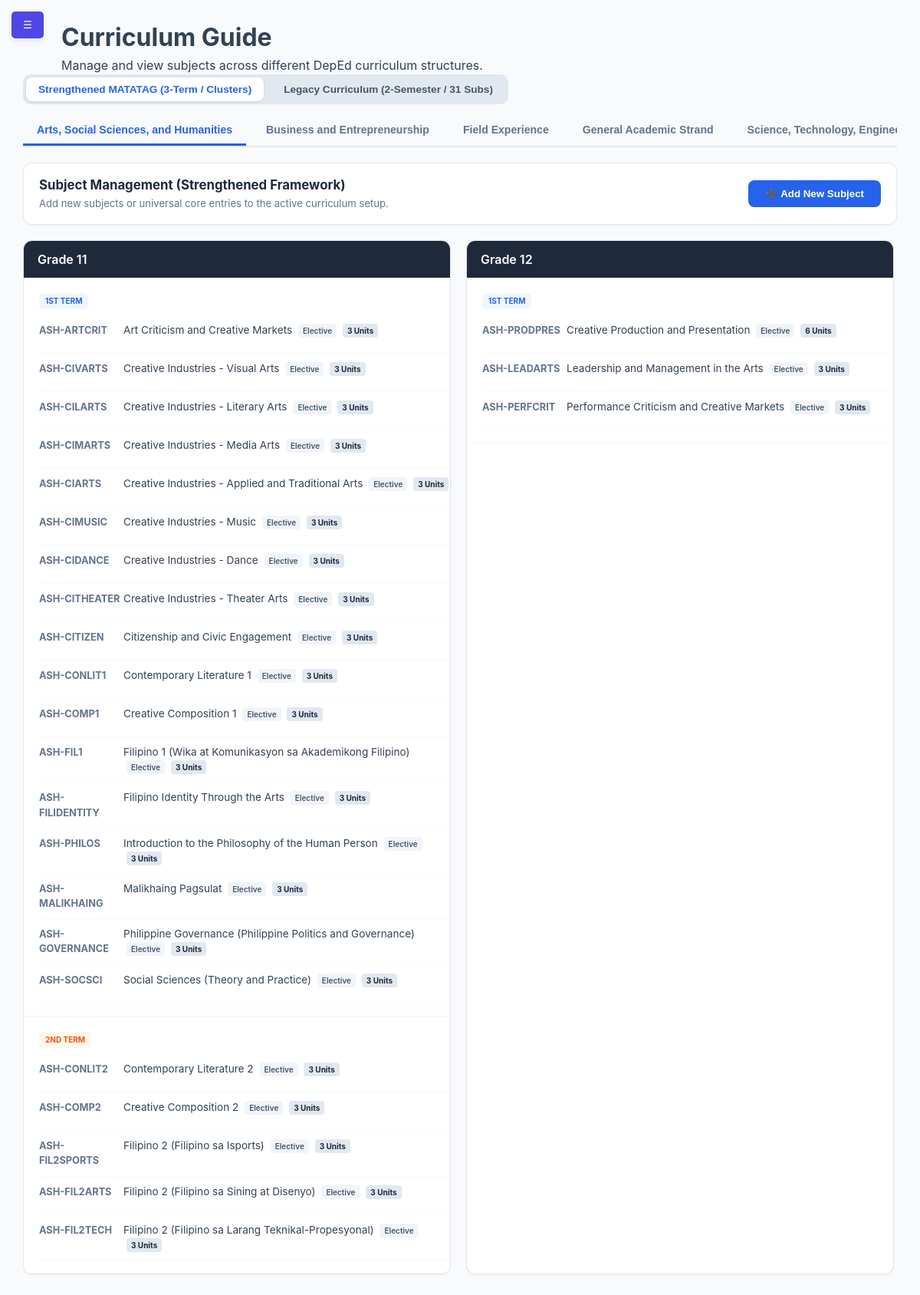
The page /modules/admin/curriculum_guide.php (signed in) on the database its author committed.
### tables this page shows
CREATE TABLE `subjects` (
  `id` int(11) NOT NULL,
  `curriculum_version` enum('Legacy','Strengthened') NOT NULL DEFAULT 'Strengthened',
  `subject_code` varchar(20) NOT NULL,
  `subject_name` varchar(255) NOT NULL,
  `type` enum('Core','Applied','Specialized','Elective') NOT NULL DEFAULT 'Core',
  `strand_id` int(11) DEFAULT NULL,
  `grade_level` int(11) NOT NULL,
  `term` enum('1st','2nd','3rd','1st Sem','2nd Sem','Full Year') NOT NULL DEFAULT '1st',
  `units` int(11) DEFAULT 3,
  `hours` int(11) DEFAULT 80
);

### modules/admin/curriculum_guide.php (the view, shortened to what this page needs)
<?php
$conn = getDBConnection();
$curriculum_version = $_GET['version'] ?? 'Strengthened';
$query = "SELECT s.*, COALESCE(st.strand_name, 'Universal Core / All Tracks') AS strand_name
          FROM subjects s
          LEFT JOIN strands st ON s.strand_id = st.id
          WHERE s.curriculum_version = :version
            AND NOT EXISTS (
                SELECT 1 FROM resource_archives ra
                WHERE ra.resource_type = 'subject' AND ra.resource_id = s.id
            )
            AND (
                s.strand_id IS NULL OR NOT EXISTS (
                    SELECT 1 FROM resource_archives ra
                    WHERE ra.resource_type = 'strand' AND ra.resource_id = s.strand_id
                )
            )
          ORDER BY strand_name ASC, s.grade_level ASC, s.`term` ASC";
$stmt = $conn->prepare($query);
$stmt->execute(['version' => $curriculum_version]);
$subjects_list = $stmt->fetchAll();
$curriculum = [];
foreach ($subjects_list as $row) {
    $curriculum[$row['strand_name']][$row['grade_level']][$row['term']][] = $row;
}
$first_strand = !empty($curriculum) ? array_key_first($curriculum) : "";
?>
<!DOCTYPE html>
<html lang="en">
<head>
    <link rel="stylesheet" href="../../assets/css/dashboard.css">
</head>
<body>
    <button class="mobile-toggle" id="mobileBurger" onclick="toggleSidebar()">☰</button>
    <div class="dashboard-wrapper">
        <main class="content">
            <header class="content-header">
                <h1>Curriculum Guide</h1>
                <p>Manage and view subjects across different DepEd curriculum structures.</p>
            </header>
            <div class="version-switcher">
                <button class="version-btn <?= $curriculum_version === 'Strengthened' ? 'active' : '' ?>" onclick="switchCurriculum('Strengthened')">
                    Strengthened MATATAG (3-Term / Clusters)
                </button>
                <button class="version-btn <?= $curriculum_version === 'Legacy' ? 'active' : '' ?>" onclick="switchCurriculum('Legacy')">
                    Legacy Curriculum (2-Semester / 31 Subs)
                </button>
            </div>
            <div class="tab-container" id="tabNavContainer">
                <?php foreach($curriculum as $name => $data): ?>
                    <button class="strand-tab <?php echo ($name === $first_strand) ? 'active' : ''; ?>"
                            onclick="switchTab(this, 'tab-<?php echo md5($name); ?>')">
                        <?php echo htmlspecialchars($name); ?>
                    </button>
                <?php endforeach; ?>
            </div>
            <div class="admin-actions-bar">
                <div class="action-info">
                    <h3>Subject Management (<?= htmlspecialchars($curriculum_version) ?> Framework)</h3>
                    <p>Add new subjects or universal core entries to the active curriculum setup.</p>
                </div>
                <div class="btn-group">
                    <button class="btn-tool" onclick="prepareNewSubject()" style="background: #2563eb; color: white; padding: 10px 22px; border:none; border-radius:8px; font-weight:600; cursor:pointer;">➕ Add New Subject</button>
                </div>
            </div>
            <div id="curriculumContainer">
                <?php if (empty($curriculum)): ?>
                    <div style="background: white; padding: 40px; text-align: center; border-radius: 12px; border: 1px solid #e2e8f0; color: #64748b;">
                        No subject entries found for the <strong><?= htmlspecialchars($curriculum_version) ?> Curriculum</strong>. Use "Add New Subject" or run the seed script to add rows.
                    </div>
                <?php else: ?>
                    <?php foreach($curriculum as $name => $grades): ?>
                        <div id="tab-<?php echo md5($name); ?>" class="strand-content <?php echo ($name === $first_strand) ? 'active' : ''; ?>">
                            <div class="grade-grid">
                                <?php ksort($grades); foreach($grades as $lvl => $terms): ?>
                                    <div class="grade-card">
                                        <div class="grade-header">Grade <?php echo $lvl; ?></div>
                                        <?php ksort($terms); foreach($terms as $t_num => $subs): ?>
                                            <?php
                                                $badge_class = 'sem-1';
                                                $term_label = $t_num;
                                                if ($t_num === '1st') { $badge_class = 'sem-1'; $term_label = '1st Term'; }
                                                elseif ($t_num === '2nd') { $badge_class = 'sem-2'; $term_label = '2nd Term'; }
                                                elseif ($t_num === '3rd') { $badge_class = 'sem-3'; $term_label = '3rd Term'; }
                                                elseif ($t_num === '1st Sem') { $badge_class = 'sem-1'; $term_label = '1st Semester'; }
                                                elseif ($t_num === '2nd Sem') { $badge_class = 'sem-2'; $term_label = '2nd Semester'; }
                                                elseif ($t_num === 'Full Year') { $badge_class = 'sem-full'; $term_label = 'Full Year (Core)'; }
                                            ?>
                                            <div class="semester-section">
                                                <span class="sem-badge <?php echo $badge_class; ?>">
                                                    <?php echo $term_label; ?>
                                                </span>
                                                <table class="subject-table">
                                                    <?php foreach($subs as $s): ?>
                                                        <tr>
                                                            <td class="sub-code"><?php echo htmlspecialchars($s['subject_code']); ?></td>
                                                            <td class="sub-name">
                                                                <?php echo htmlspecialchars($s['subject_name']); ?>
                                                                <span class="type-pill"><?php echo htmlspecialchars($s['type'] ?? 'Core'); ?></span>
                                                                <span class="units-pill"><?php echo htmlspecialchars($s['units'] ?? 3); ?> Units</span>
                                                            </td>
                                                        </tr>
                                                    <?php endforeach; ?>
                                                </table>
                                            </div>
                                        <?php endforeach; ?>
                                    </div>
                                <?php endforeach; ?>
                            </div>
                        </div>
                    <?php endforeach; ?>
                <?php endif; ?>
            </div>
        </main>
    </div>
</body>
</html>

### assets/css/dashboard.css (style rules this page uses)
:root { --primary-color: #4f46e5; --secondary-color: #6366f1; --success-color: #22c55e; --danger-color: #ef4444; --warning-color: #f59e0b; --bg-gray: #f8fafc; --sidebar-dark: #1e293b; --text-main: #334155; --white: #ffffff; --shadow: 0 4px 6px -1px rgb(0 0 0 / 0.1); }
* { margin: 0; padding: 0; box-sizing: border-box; }
body { font-family: 'Inter', system-ui, -apple-system, sans-serif; background-color: var(--bg-gray); color: var(--text-main); line-height: 1.5; }
.dashboard-wrapper { display: flex; min-height: 100vh; }
.content { flex: 1; margin-left: 0; padding: 2rem; width: 100%; transition: all 0.3s ease; }
table { width: 100%; border-collapse: collapse; }
td { padding: 1rem; border-bottom: 1px solid #e2e8f0; }
.mobile-toggle { display: block !important; position: fixed; top: 15px; left: 15px; z-index: 1100; background: var(--primary-color); color: white; border: none; padding: 10px 15px; border-radius: 5px; cursor: pointer; box-shadow: var(--shadow); }
.content-header { margin-left: 50px; }
table { min-width: 600px; }

### rows shown on the page
subjects: subject_code "ASH-ARTCRIT", subject_name "Art Criticism and Creative Markets", type "Elective", units "3"
subjects: subject_code "ASH-CIVARTS", subject_name "Creative Industries - Visual Arts", type "Elective", units "3"
subjects: subject_code "ASH-CILARTS", subject_name "Creative Industries - Literary Arts", type "Elective", units "3"
subjects: subject_code "ASH-CIMARTS", subject_name "Creative Industries - Media Arts", type "Elective", units "3"
subjects: subject_code "ASH-CIARTS", subject_name "Creative Industries - Applied and Traditional Arts", type "Elective", units "3"
subjects: subject_code "ASH-CIMUSIC", subject_name "Creative Industries - Music", type "Elective", units "3"
subjects: subject_code "ASH-CIDANCE", subject_name "Creative Industries - Dance", type "Elective", units "3"
subjects: subject_code "ASH-CITHEATER", subject_name "Creative Industries - Theater Arts", type "Elective", units "3"
subjects: subject_code "ASH-CITIZEN", subject_name "Citizenship and Civic Engagement", type "Elective", units "3"
subjects: subject_code "ASH-CONLIT1", subject_name "Contemporary Literature 1", type "Elective", units "3"
subjects: subject_code "ASH-COMP1", subject_name "Creative Composition 1", type "Elective", units "3"
subjects: subject_code "ASH-FIL1", subject_name "Filipino 1 (Wika at Komunikasyon sa Akademikong Filipino)", type "Elective", units "3"
subjects: subject_code "ASH-FILIDENTITY", subject_name "Filipino Identity Through the Arts", type "Elective", units "3"
subjects: subject_code "ASH-PHILOS", subject_name "Introduction to the Philosophy of the Human Person", type "Elective", units "3"
subjects: subject_code "ASH-MALIKHAING", subject_name "Malikhaing Pagsulat", type "Elective", units "3"
subjects: subject_code "ASH-GOVERNANCE", subject_name "Philippine Governance (Philippine Politics and Governance)", type "Elective", units "3"
subjects: subject_code "ASH-SOCSCI", subject_name "Social Sciences (Theory and Practice)", type "Elective", units "3"
subjects: subject_code "ASH-CONLIT2", subject_name "Contemporary Literature 2", type "Elective", units "3"
subjects: subject_code "ASH-COMP2", subject_name "Creative Composition 2", type "Elective", units "3"
subjects: subject_code "ASH-FIL2SPORTS", subject_name "Filipino 2 (Filipino sa Isports)", type "Elective", units "3"
subjects: subject_code "ASH-FIL2ARTS", subject_name "Filipino 2 (Filipino sa Sining at Disenyo)", type "Elective", units "3"
subjects: subject_code "ASH-FIL2TECH", subject_name "Filipino 2 (Filipino sa Larang Teknikal-Propesyonal)", type "Elective", units "3"
subjects: subject_code "ASH-PRODPRES", subject_name "Creative Production and Presentation", type "Elective", units "6"
subjects: subject_code "ASH-LEADARTS", subject_name "Leadership and Management in the Arts", type "Elective", units "3"
subjects: subject_code "ASH-PERFCRIT", subject_name "Performance Criticism and Creative Markets", type "Elective", units "3"

### other values the page prints
$name "Arts, Social Sciences, and Humanities"
$name "Business and Entrepreneurship"
$name "Field Experience"
$name "General Academic Strand"
$name "Science, Technology,…"
$curriculum_version "Strengthened"
$lvl "11"
$term_label "1ST TERM"
$term_label "2ND TERM"
$lvl "12"
